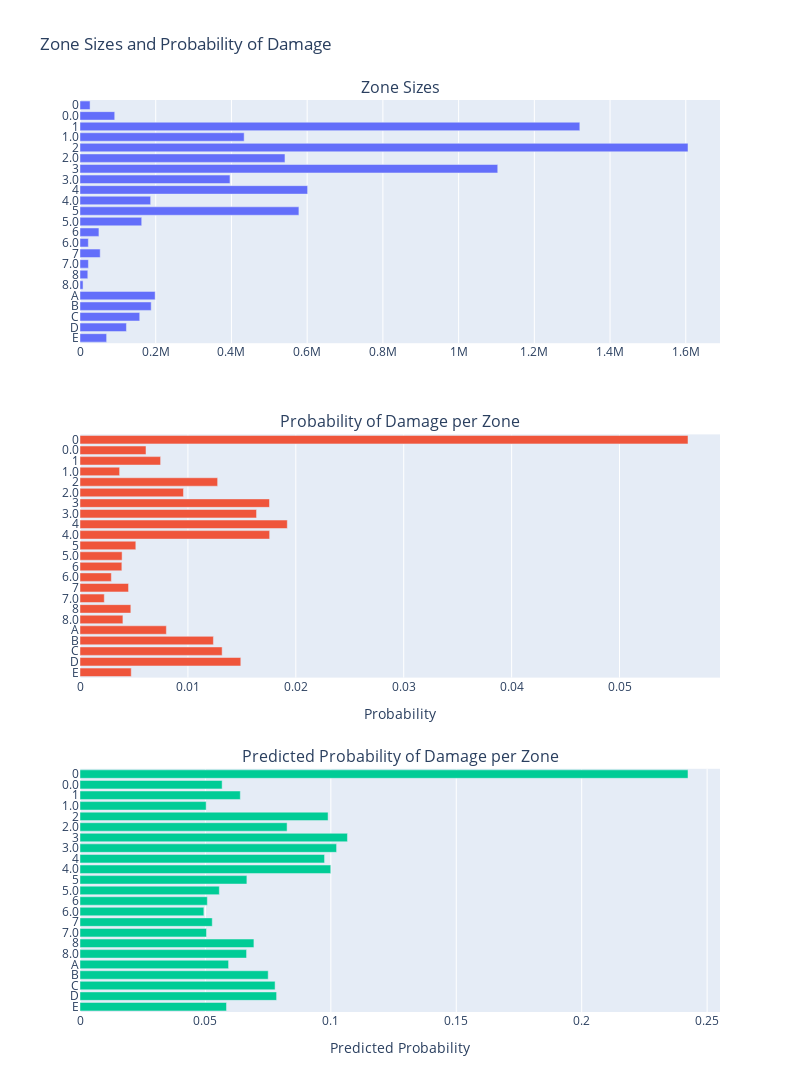

The code cell stored with this chart in its notebook:
### Code cell
# Calculate the total number of observations and the percentage of damage by category
total_counts = df.groupby('ZONE').size().reset_index(name='total_count')
damage_counts = df[df['DAMAGE'] == 1].groupby('ZONE').size().reset_index(name='damage_count')
pred_prob = df.groupby('ZONE')['Probability'].mean().reset_index(name='pred_prob')

summary = total_counts.merge(damage_counts, on='ZONE', how='left').fillna(0)
summary = summary.merge(pred_prob, on='ZONE', how='left').fillna(0)

summary['damage_prob'] = (summary['damage_count'] / summary['total_count'])
summary['zone_percent'] = (summary['total_count'] / summary['total_count'].sum())

# Sort summary
summary = summary.sort_values(by=['ZONE'], ascending=False).reset_index(drop=True)

# Create a subplot
fig_zone_1 = make_subplots(rows=3, cols=1, shared_xaxes=False, 
                    vertical_spacing=0.1, subplot_titles=("Zone Sizes", "Probability of Damage per Zone", "Predicted Probability of Damage per Zone"))

# Plot 1
fig_zone_1.add_trace(go.Bar(
    x=summary['total_count'],
    y=summary['ZONE'],
    orientation='h',
    name='Zone Size'
), row=1, col=1)

# Sort summary
# summary = summary.sort_values(by=['ZONE'], ascending=True).reset_index(drop=True)

# Plot 2
fig_zone_1.add_trace(go.Bar(
    x=summary['damage_prob'],
    y=summary['ZONE'],
    orientation='h',
    name='Probability of Damage'
), row=2, col=1)

# Plot 3
fig_zone_1.add_trace(go.Bar(
    x=summary['pred_prob'],
    y=summary['ZONE'],
    orientation='h',
    name='Predicted Probability of Damage'
), row=3, col=1)

# Update layout
fig_zone_1.update_layout(height=1100, width=800, showlegend=False, 
                  title_text="Zone Sizes and Probability of Damage",
                  xaxis2_title="Probability",
                  xaxis3_title="Predicted Probability",
                  yaxis=dict(tickmode='linear'),  # Ensure all ticks are shown
                  yaxis2=dict(tickmode='linear'),
                  yaxis3=dict(tickmode='linear') 
                  )

fig_zone_1.show()

### Figure 1 — Plotly figure (JSON) as saved in the notebook; plotly's stock layout.template omitted (floating-point values rounded to 4 significant figures)
{"data": [{"name": "Zone Size", "orientation": "h", "type": "bar", "x": [70333, 122672, 157755, 188064, 198513, 8046, 20594, 22215, 53351, 22031, 50005, 163003, 578202, 186623, 601204, 396138, 1103355, 541404, 1605882, 433583, 1320153, 91720, 26604], "xaxis": "x", "y": ["E", "D", "C", "B", "A", "8.0", "8", "7.0", "7", "6.0", "6", "5.0", "5", "4.0", "4", "3.0", "3", "2.0", "2", "1.0", "1", "0.0", "0"], "yaxis": "y"}, {"name": "Probability of Damage", "orientation": "h", "type": "bar", "x": [0.004749, 0.0149, 0.01317, 0.01236, 0.008005, 0.003977, 0.00471, 0.002251, 0.004499, 0.002905, 0.00388, 0.003902, 0.005173, 0.01758, 0.01921, 0.01636, 0.01756, 0.009588, 0.01276, 0.003672, 0.00747, 0.006116, 0.05634], "xaxis": "x2", "y": ["E", "D", "C", "B", "A", "8.0", "8", "7.0", "7", "6.0", "6", "5.0", "5", "4.0", "4", "3.0", "3", "2.0", "2", "1.0", "1", "0.0", "0"], "yaxis": "y2"}, {"name": "Predicted Probability of Damage", "orientation": "h", "type": "bar", "x": [0.05841, 0.07837, 0.07777, 0.07502, 0.05923, 0.0664, 0.06933, 0.05043, 0.05272, 0.04938, 0.05076, 0.05555, 0.06653, 0.09996, 0.0975, 0.1023, 0.1066, 0.08256, 0.0989, 0.05029, 0.06391, 0.05666, 0.2424], "xaxis": "x3", "y": ["E", "D", "C", "B", "A", "8.0", "8", "7.0", "7", "6.0", "6", "5.0", "5", "4.0", "4", "3.0", "3", "2.0", "2", "1.0", "1", "0.0", "0"], "yaxis": "y3"}], "layout": {"annotations": [{"font": {"size": 16}, "showarrow": false, "text": "Zone Sizes", "x": 0.5, "xanchor": "center", "xref": "paper", "y": 1, "yanchor": "bottom", "yref": "paper"}, {"font": {"size": 16}, "showarrow": false, "text": "Probability of Damage per Zone", "x": 0.5, "xanchor": "center", "xref": "paper", "y": 0.6333, "yanchor": "bottom", "yref": "paper"}, {"font": {"size": 16}, "showarrow": false, "text": "Predicted Probability of Damage per Zone", "x": 0.5, "xanchor": "center", "xref": "paper", "y": 0.2667, "yanchor": "bottom", "yref": "paper"}], "height": 1100, "showlegend": false, "title": {"text": "Zone Sizes and Probability of Damage"}, "width": 800, "xaxis": {"anchor": "y", "domain": [0, 1]}, "xaxis2": {"anchor": "y2", "domain": [0, 1], "title": {"text": "Probability"}}, "xaxis3": {"anchor": "y3", "domain": [0, 1], "title": {"text": "Predicted Probability"}}, "yaxis": {"anchor": "x", "domain": [0.7333, 1], "tickmode": "linear"}, "yaxis2": {"anchor": "x2", "domain": [0.3667, 0.6333], "tickmode": "linear"}, "yaxis3": {"anchor": "x3", "domain": [0, 0.2667], "tickmode": "linear"}}}
